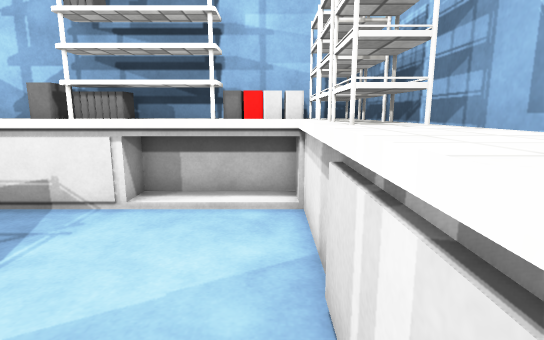
[1] (above)

13 first-person views from a walk through a scene from a Unity 3-D project. The camera is 1.2 m above the floor, tilts 10° down and sees 80° across. The floor is counted in squares, 0.5 m on a side. Each view is taken from the middle of a square. On the plan, view 1 faces up. The plan holds only what a view shows up to about 20 squares ahead; the rest is blank. Surface patterns are stand-ins for the level's own textures.

[2]
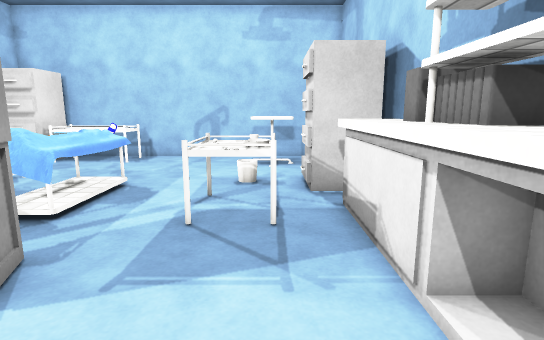

[3]
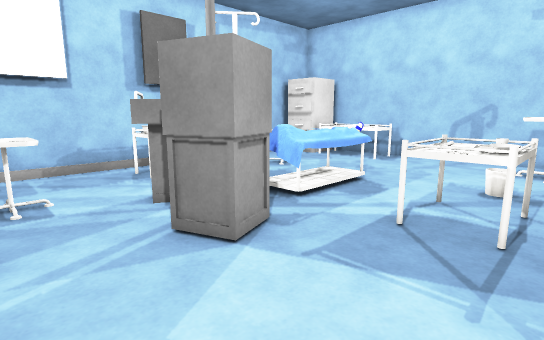

[4]
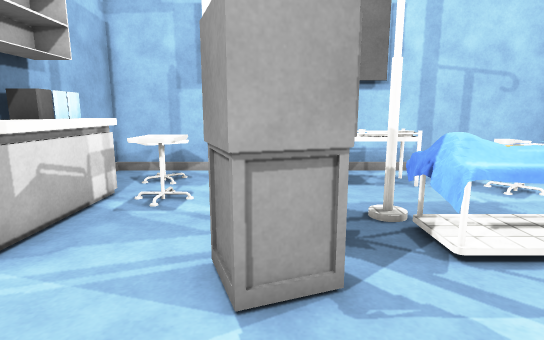

[5]
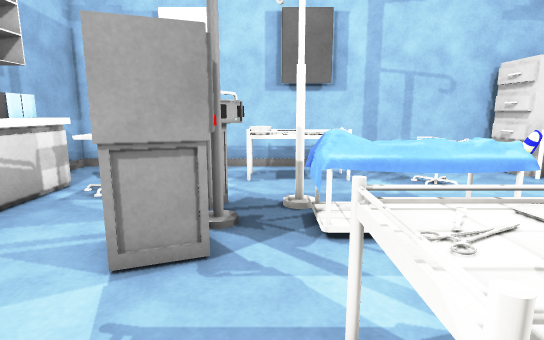

[6]
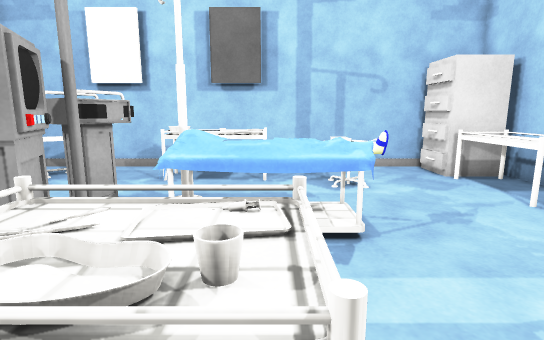

[7]
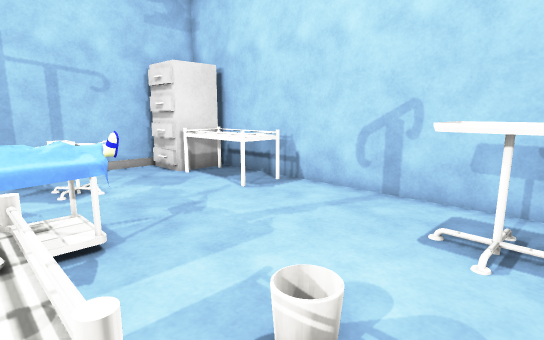

[8]
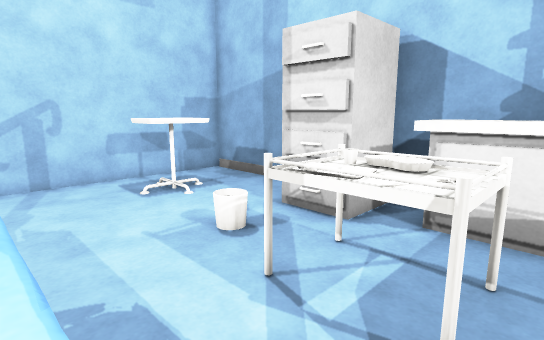

[9]
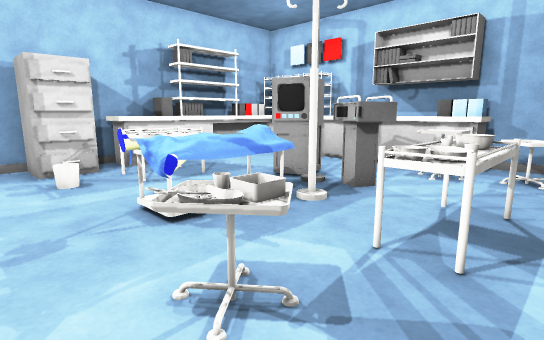

[10]
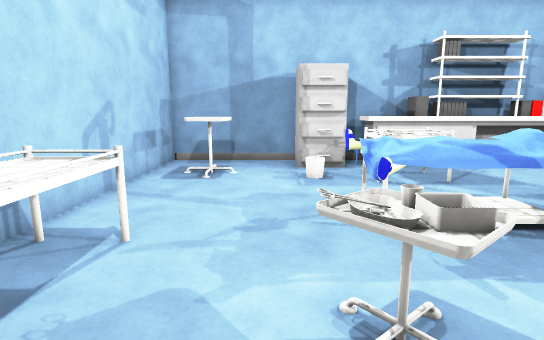

[11]
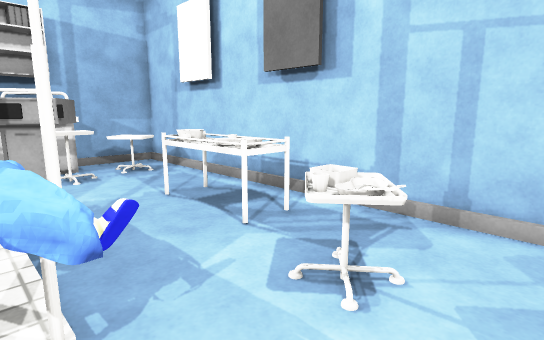

[12]
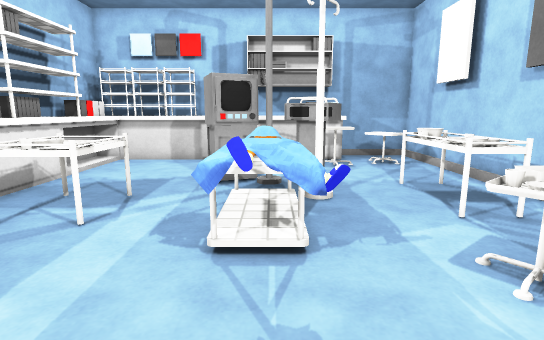

[13]
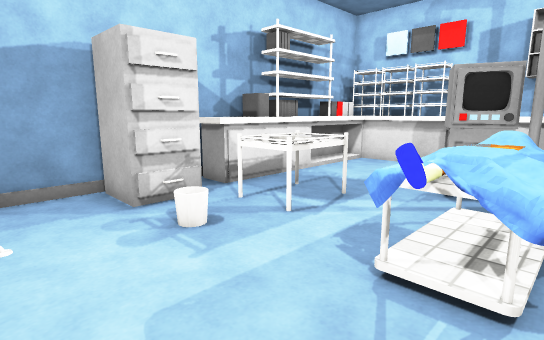

### Floor plan
Key: @ floor where view 1 was taken; # wall or solid block; . floor; = window, fence, low wall or low ledge; ^ raised ledge; O other object.
Columns run from 18 left of view 1 to 3 right of it. Each row starts with its distance up from view 1.
 10 ####### ######  ####
  9 #.....###.^^#####^^##
  8 #.....###.^^^####^^##
  7 #.^^..###..........=#
  6 #.^^.....^^^.......=#
  5 #.^^.....^^^.......=##
  4 #........^^^.......=##
  3 #..................^^#
  2 #............###...^^#
  1 #......OOOOO.###...^ #
  0 #......OOOOO.##...@^ #
 -1 #^^....OOOOO.^^....^#
 -2 #^^..........^^..^=^##
 -3 #^^...^=........=^=^##
 -4 #^^..===.=...=...^=^^#
 -5 ###=..==..^^^.....^=.#
 -6   ##.....=.^^=...=^..#
 -7   ##.................#
 -8    ###################

Where each view was taken, in squares from view 1:
view 1: 0 up, 0 right, facing up
view 2: 6 up, 0 right, facing left
view 3: 7 up, 0 right, facing down-left
view 4: 6 up, 4 left, facing down
view 5: 7 up, 6 left, facing down
view 6: 7 up, 9 left, facing down
view 7: 7 up, 9 left, facing down-left
view 8: 1 up, 6 left, facing up-left
view 9: 7 down, 14 left, facing up-right
view 10: 7 down, 13 left, facing up
view 11: 0 up, 14 left, facing down-right
view 12: 0 up, 16 left, facing right
view 13: 1 down, 15 left, facing up-right
